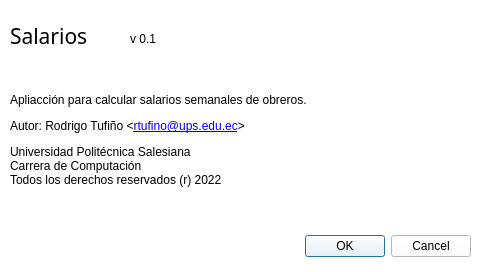
<?xml version="1.0" encoding="UTF-8"?>
<ui version="4.0">
 <class>Acerca</class>
 <widget class="QDialog" name="Acerca">
  <property name="geometry">
   <rect>
    <x>0</x>
    <y>0</y>
    <width>480</width>
    <height>272</height>
   </rect>
  </property>
  <property name="windowTitle">
   <string>Dialog</string>
  </property>
  <property name="styleSheet">
   <string notr="true">background-color: rgb(255, 255, 255);</string>
  </property>
  <widget class="QDialogButtonBox" name="buttonBox">
   <property name="geometry">
    <rect>
     <x>10</x>
     <y>230</y>
     <width>461</width>
     <height>32</height>
    </rect>
   </property>
   <property name="orientation">
    <enum>Qt::Horizontal</enum>
   </property>
   <property name="standardButtons">
    <set>QDialogButtonBox::Cancel|QDialogButtonBox::Ok</set>
   </property>
  </widget>
  <widget class="QLabel" name="label">
   <property name="geometry">
    <rect>
     <x>10</x>
     <y>10</y>
     <width>131</width>
     <height>51</height>
    </rect>
   </property>
   <property name="font">
    <font>
     <family>Arial Black</family>
     <pointsize>16</pointsize>
    </font>
   </property>
   <property name="text">
    <string>Salarios</string>
   </property>
  </widget>
  <widget class="QLabel" name="label_4">
   <property name="geometry">
    <rect>
     <x>10</x>
     <y>70</y>
     <width>461</width>
     <height>141</height>
    </rect>
   </property>
   <property name="text">
    <string>&lt;html&gt;&lt;head/&gt;&lt;body&gt;&lt;p&gt;Apliacción para calcular salarios semanales de obreros.&lt;/p&gt;&lt;p&gt;Autor: Rodrigo Tufiño &amp;lt;&lt;a href=&quot;mailto:rtufino@ups.edu.ec&quot;&gt;&lt;span style=&quot; text-decoration: underline; color:#0000ff;&quot;&gt;rtufino@ups.edu.ec&lt;/span&gt;&lt;/a&gt;&amp;gt;&lt;/p&gt;&lt;p&gt;Universidad Politécnica Salesiana&lt;br/&gt;Carrera de Computación&lt;br/&gt;Todos los derechos reservados (r) 2022&lt;/p&gt;&lt;/body&gt;&lt;/html&gt;</string>
   </property>
   <property name="textFormat">
    <enum>Qt::RichText</enum>
   </property>
  </widget>
  <widget class="QLabel" name="outVersion">
   <property name="geometry">
    <rect>
     <x>130</x>
     <y>30</y>
     <width>67</width>
     <height>17</height>
    </rect>
   </property>
   <property name="text">
    <string>v 0.1</string>
   </property>
  </widget>
 </widget>
 <resources/>
 <connections>
  <connection>
   <sender>buttonBox</sender>
   <signal>accepted()</signal>
   <receiver>Acerca</receiver>
   <slot>accept()</slot>
   <hints>
    <hint type="sourcelabel">
     <x>248</x>
     <y>254</y>
    </hint>
    <hint type="destinationlabel">
     <x>157</x>
     <y>274</y>
    </hint>
   </hints>
  </connection>
  <connection>
   <sender>buttonBox</sender>
   <signal>rejected()</signal>
   <receiver>Acerca</receiver>
   <slot>reject()</slot>
   <hints>
    <hint type="sourcelabel">
     <x>316</x>
     <y>260</y>
    </hint>
    <hint type="destinationlabel">
     <x>286</x>
     <y>274</y>
    </hint>
   </hints>
  </connection>
 </connections>
</ui>
